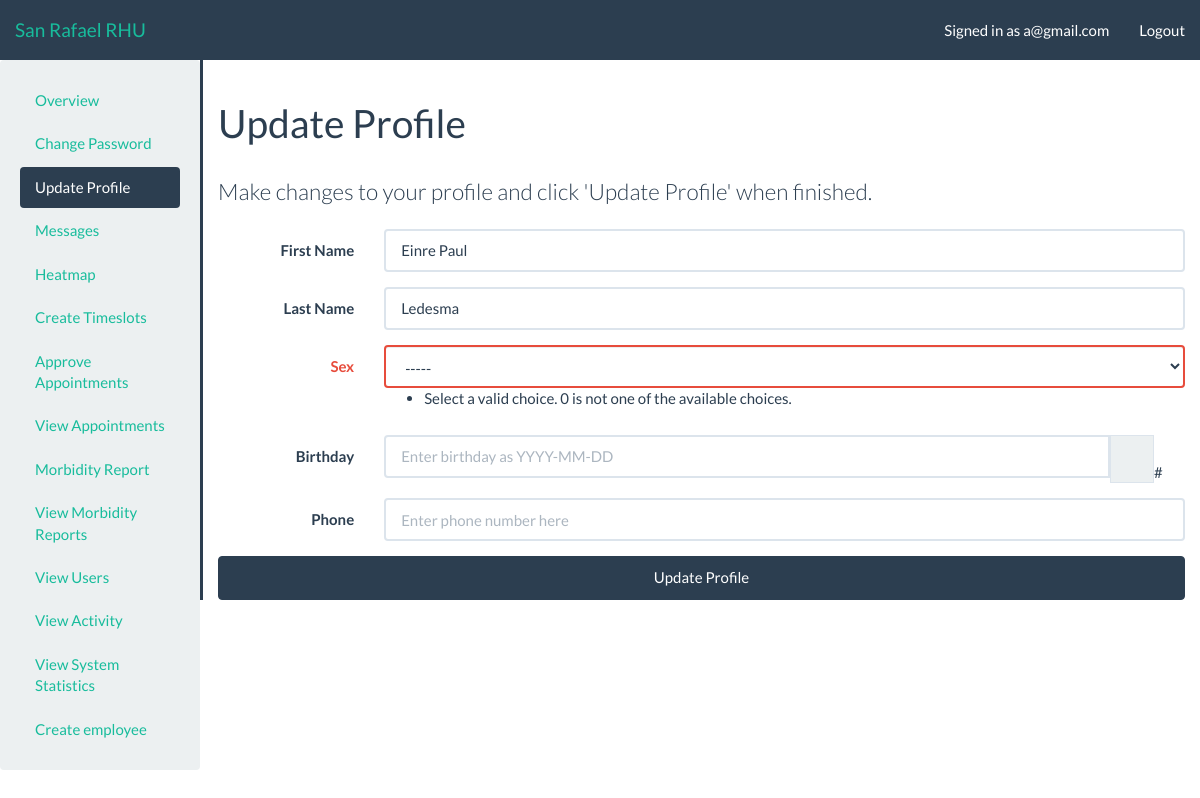
Page /admin_profile/update/ (signed in) on the committed database.
### RHU/models.py (models this page shows, shortened)
class Profile(models.Model):
    GENDER = (
        ('', '-----'),
        ('M', 'Male'),
        ('F', 'Female'),
    )
    firstname = models.CharField(blank=True, max_length=50)
    lastname = models.CharField(blank=True, max_length=50)
    sex = models.CharField(default=0, blank=True, max_length=1, choices=GENDER)
    birthday = models.DateField(default=date(1000, 1, 1))
    phone = models.CharField(blank=True, max_length=20)
    created = models.DateTimeField(auto_now_add=True)
    def get_populated_fields(self):
        fields = {}
        if self.firstname is not None:
            fields['firstname'] = self.firstname
        if self.lastname is not None:
            fields['lastname'] = self.lastname
        if self.sex is not None:
            fields['sex'] = self.sex
        if not self.birthday.year == 1000:
            fields['birthday'] = self.birthday
        if self.phone is not None:
            fields['phone'] = self.phone
        return fields

### RHU/views_profile.py (the view)
# urls.py: path('admin_profile/update/', views_profile.admin_update_view, name='adminupdate'),
def admin_update_view(request):
    authentication_result = views.authentication_check(request)
    if authentication_result is not None: return authentication_result
    template_data = views.parse_session(request, {'form_button': 'Update Profile'})
    profile = request.user.account.profile
    if request.method == 'POST':
        form = ProfileForm(request.POST)
        if form.is_valid():
            form.assign(profile)
            profile.save()
            logger.log(Action.ACTION_ACCOUNT, "Account updated", request.user)
            template_data['alert_success'] = "Your profile has been updated!"
    else:
        form = ProfileForm(profile.get_populated_fields())
    template_data['form'] = form
    return render(request, 'Thesis/profile/admin_update.html', template_data)

### RHU/forms.py (shortened to what this page needs)
class ProfileForm(BasicForm):
    firstname = forms.CharField(label='First Name',max_length=50)
    setup_field(firstname, 'Enter first name here')
    lastname = forms.CharField(label='Last Name',max_length=50)
    setup_field(lastname, 'Enter last name here')
    sex = forms.ChoiceField(required=False, choices=Profile.GENDER)
    setup_field(sex)
    birthday = forms.DateField(required=False, validators=[validate_birthday])
    setup_field(birthday, 'Enter birthday as YYYY-MM-DD')
    phone = forms.CharField(required=False, max_length=20)
    setup_field(phone, 'Enter phone number here')

### RHU/templatetags/app_filters.py (called while the page is built)
@register.filter(name='isDateable')
def isDateable(field):
    return isinstance(field.field, forms.DateField) or isinstance(field.field, forms.DateTimeField) or isinstance(
        field.field, forms.TimeField)

@register.filter(name='isDateField')
def isDateField(field):
    return isinstance(field.field, forms.DateField)

### RHU/views.py (called while the page is built, shortened)
def authentication_check(request, required_roles=None, required_GET=None):
    if not request.user.is_authenticated:
        request.session['alert_danger'] = "You must be logged in to view that page."
        return HttpResponseRedirect('/')
    try:
        request.user.account
    except ObjectDoesNotExist:
        request.session['alert_danger'] = "Your account was not properly created, please try a different account."
        return HttpResponseRedirect('/logout')

def parse_session(request, template_data=None):
    if template_data is None:
        template_data = {}
    if request.session.has_key('alert_successs'):
        template_data['alert_success'] = request.session.get('alert_success')
        del request.session['alert_success']
    if request.session.has_key('alert_danger'):
        template_data['alert_danger'] = request.session.get('alert_danger')
        del request.session['alert_danger']
    return template_data

### templates/Thesis/profile/admin_update.html (shortened to what this page needs)
{% extends "adminbase.html" %}
{% load app_filters %}
{% block sidebar_profile_update %}active{% endblock %}
{% block body_header %}Update Profile{% endblock %}
{% block body_block %}
    <p class="lead">Make changes to your profile and click '{{ form_button }}' when finished.</p>
    {% include "singleform.html" %}
{% endblock %}

### templates/adminbase.html (shortened to what this page needs)
<!DOCTYPE html>
{% load app_filters %}
{% load static %}
<html>
<head lang="en">
	<link rel='icon' type='image/x-icon' href="{% static 'images/San Rafael.png' %}">    <link rel="stylesheet" type="text/css" href="{% static 'css/flatly-bootstrap.min.css' %}"/>
    <link rel="stylesheet" type="text/css" href="{% static 'css/bootstrap-datetimepicker.min.css' %}"/>
    <link rel="stylesheet" type="text/css" href="{% static 'css/dashboard.css' %}"/>
</head>
<body>
    <nav class="navbar navbar-default navbar-static-top">
        <div class="container-fluid">
            <div class="navbar-header">
                <a class="navbar-brand" href="/">San Rafael RHU</a>
            </div>
            <div id="navbar" class="navbar-collapse collapse">
                <ul class="nav navbar-nav navbar-right">
                    <li>
                        <a {% if user.is_authenticated %}href="/admin_profile/">Signed in as {{ user.username }}{% else %}>Not signed in{% endif %}</a>
                    </li>
                    <li>
                        {% block nav_button %}<a href="/logout/">Logout</a>{% endblock %}
                    </li>
                </ul>
            </div>
        </div>
    </nav>
    <div class="container-fluid">
        <div class="row">
            {% if user.is_authenticated %}
                <div class="well col-sm-3 col-md-2">
                        <ul class="nav nav-pills nav-stacked">
                            {% if user.account.role >= 0 %}
                                <li class="{% block sidebar_profile %}{% endblock %}"><a href="/admin_profile/">Overview</a></li>
                                <li class="{% block sidebar_profile_password %}{% endblock %}"><a href="/admin_profile/password/">Change Password</a></li>
                                <li class="{% block sidebar_profile_update %}{% endblock %}"><a href="/admin_profile/update/">Update Profile</a></li>
                                <li class="{% block sidebar_message %}{% endblock %}"><a href="/admin_profile/message/list/">Messages</a></li>
                                <li class="{% block sidebar_heatmap %}{% endblock %}"><a href="/admin_profile/heatmap">Heatmap</a></li>
                            {% endif %}
                            {% if user.account.role == 30 %}
                                <li class="{% block sidebar_create_timeslots %}{% endblock %}"><a href="/admin_profile/timeslots/">Create Timeslots</a>
                                <li class="{% block sidebar_approve_appointment %}{% endblock %}"><a href="/admin_profile/appointment/approve/">Approve Appointments</a></li>
                                <li class="{% block sidebar_appointment_list %}{% endblock %}"><a href="/admin_profile/appointment/list/">View Appointments</a></li>
                                <li class="{% block sidebar_morbidity_report %}{% endblock %}"><a href="/report/">Morbidity Report</a></li>
                                <li class="{% block sidebar_list_morbidity_report %}{% endblock %}"><a href="/report/list">View Morbidity Reports</a></li>
                                <li class="{% block sidebar_admin_users %}{% endblock %}"><a href="/admin_profile/admin/users/">View Users</a></li>
                                <li class="{% block sidebar_admin_activity %}{% endblock %}"><a href="/admin_profile/admin/activity/">View Activity</a></li>
                                <li class="{% block sidebar_admin_statistic %}{% endblock %}"><a href="/admin_profile/admin/stats/">View System Statistics</a></li>
                                <li class="{% block sidebar_admin_createemployee %}{% endblock %}"><a href="/admin_profile/admin/createemployee/">Create employee</a></li>
                            {% endif %}
                        </ul>
                </div>
                <div class="col-sm-9 col-md-10 main">
            {% else %}
                <div class="well well-sm col-sm-offset-3 col-sm-6">
            {% endif %}
                <h1 class="page-header">{% block body_header %}{% endblock %}</h1>
                {% block body_block %}{% endblock %}
            </div>
        </div>
    </div>
</body>
</html>

### templates/singleform.html (shortened to what this page needs)
{% load app_filters %}
<form class='form-horizontal' action='./{% if form_action %}{{ form_action }}{% endif %}' method='post' enctype='multipart/form-data'>{% csrf_token %}
    {% for field in form %}
        <div class='form-group {% if field.errors %} has-error{% endif %}'>
            <label for='{{ field.id_for_label}}' class='col-sm-3 col-lg-2 control-label'>{{ field.label }}</label>
            <div class='col-sm-9 col-lg-10'>
                <div {% if field|isDateable %}class="date input-group" id='form_{{field.id_for_label}}'{% endif %}>
                    {{ field }}
                    {% if field|isDateable %}
                        <span class='input-group-addon'><span class="glyphicon glyphicon-time"></span></span>
                        #
                    {% endif %}
                </div>
                {{ field.errors }}
            </div>
        </div>
    {% endfor %}
    <input class='btn btn-primary col-sm-12' type='submit' value='{{ form_button }}' />
</form>

### static/css/dashboard.css (style rules this page uses)
.navbar { margin-bottom: 0px; }
.main { border-top: 3px solid #2c3e50; }
@media (min-width: 768px) { .main { border-top: none; border-left: 3px solid #2c3e50; } }

### rows in the picture
Profile: form "Einre Paul" "Ledesma" "-----"

### other values in the picture
{{ user.username }} "a@gmail.com"
{{ field.label }} "First Name" "Last Name" "Sex" "Birthday" "Phone"
{{ field.errors }} "Select a valid choice. 0 is not one of the available choices."
